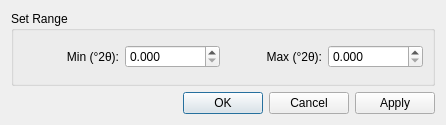
<?xml version="1.0" encoding="UTF-8"?>
<ui version="4.0">
 <class>RangeDialog</class>
 <widget class="QDialog" name="RangeDialog">
  <property name="geometry">
   <rect>
    <x>0</x>
    <y>0</y>
    <width>446</width>
    <height>125</height>
   </rect>
  </property>
  <property name="windowTitle">
   <string>Range</string>
  </property>
  <layout class="QVBoxLayout" name="verticalLayout">
   <item>
    <widget class="QGroupBox" name="groupBox">
     <property name="title">
      <string>Set Range</string>
     </property>
     <layout class="QHBoxLayout" name="horizontalLayout_3">
      <item>
       <widget class="QLabel" name="label">
        <property name="text">
         <string>&lt;html&gt;&lt;head/&gt;&lt;body&gt;&lt;p&gt;Min (°2θ):&lt;/p&gt;&lt;/body&gt;&lt;/html&gt;</string>
        </property>
        <property name="alignment">
         <set>Qt::AlignRight|Qt::AlignTrailing|Qt::AlignVCenter</set>
        </property>
       </widget>
      </item>
      <item>
       <widget class="RangeBoundSpinBox" name="minSpinBox">
        <property name="decimals">
         <number>3</number>
        </property>
        <property name="maximum">
         <double>180.000000000000000</double>
        </property>
        <property name="singleStep">
         <double>0.010000000000000</double>
        </property>
       </widget>
      </item>
      <item>
       <widget class="QLabel" name="label_2">
        <property name="text">
         <string>&lt;html&gt;&lt;head/&gt;&lt;body&gt;&lt;p&gt;Max (°2θ):&lt;/p&gt;&lt;/body&gt;&lt;/html&gt;</string>
        </property>
        <property name="alignment">
         <set>Qt::AlignRight|Qt::AlignTrailing|Qt::AlignVCenter</set>
        </property>
       </widget>
      </item>
      <item>
       <widget class="RangeBoundSpinBox" name="maxSpinBox">
        <property name="decimals">
         <number>3</number>
        </property>
        <property name="maximum">
         <double>180.000000000000000</double>
        </property>
        <property name="singleStep">
         <double>0.010000000000000</double>
        </property>
       </widget>
      </item>
     </layout>
    </widget>
   </item>
   <item>
    <widget class="QDialogButtonBox" name="buttonBox">
     <property name="orientation">
      <enum>Qt::Horizontal</enum>
     </property>
     <property name="standardButtons">
      <set>QDialogButtonBox::Apply|QDialogButtonBox::Cancel|QDialogButtonBox::Ok</set>
     </property>
    </widget>
   </item>
  </layout>
 </widget>
 <customwidgets>
  <customwidget>
   <class>RangeBoundSpinBox</class>
   <extends>QDoubleSpinBox</extends>
   <header>gui/dialogs/range_bound_spinbox.h</header>
  </customwidget>
 </customwidgets>
 <resources/>
 <connections>
  <connection>
   <sender>buttonBox</sender>
   <signal>accepted()</signal>
   <receiver>RangeDialog</receiver>
   <slot>accept()</slot>
   <hints>
    <hint type="sourcelabel">
     <x>248</x>
     <y>254</y>
    </hint>
    <hint type="destinationlabel">
     <x>157</x>
     <y>274</y>
    </hint>
   </hints>
  </connection>
  <connection>
   <sender>buttonBox</sender>
   <signal>rejected()</signal>
   <receiver>RangeDialog</receiver>
   <slot>reject()</slot>
   <hints>
    <hint type="sourcelabel">
     <x>316</x>
     <y>260</y>
    </hint>
    <hint type="destinationlabel">
     <x>286</x>
     <y>274</y>
    </hint>
   </hints>
  </connection>
 </connections>
</ui>
